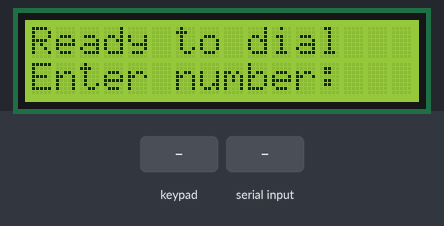
The sketch below on a simulated Arduino Uno, built with avr-gcc and run on an emulated ATmega328P. Shown: 16×2 character LCD. The inputs (shaded band) are chosen by the test bench. The modem accepts every AT command (registered, SIM ready, sends succeed) and sends nothing else; what the sketch prints to the serial monitor is not drawn.

Above: at 9.4 s.
9.5 s: keypad keys 4 5 6 7 A pressed 0.4 s apart
At 12.1 s:
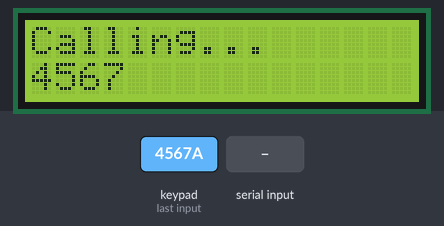
13.0 s: key 'A' pressed
At 13.6 s:
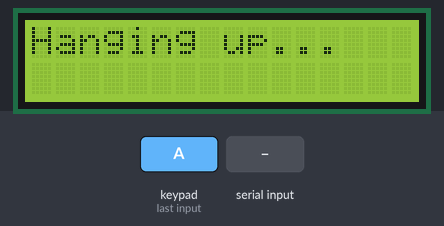
16.0 s: "RING" received over the second serial link
At 18.1 s:
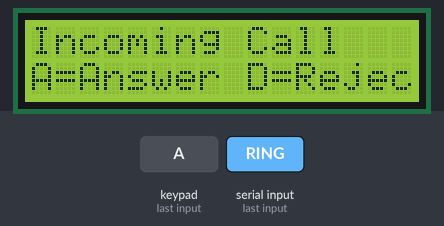
18.5 s: keypad keys 8 9 1 0 1 1 A pressed 0.4 s apart
At 22.5 s:
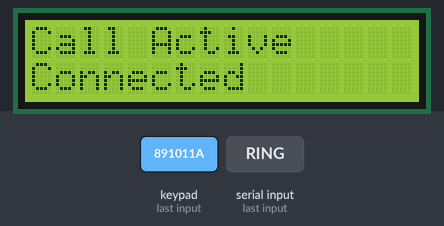
23.4 s: "ERROR" received over the second serial link
At 25.0 s:
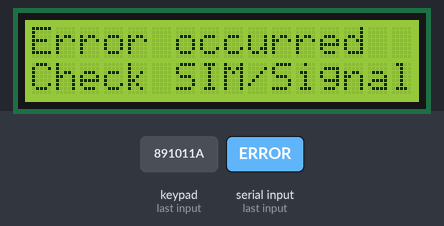
25.9 s: "NO CARRIER" received over the second serial link
At 29.0 s:
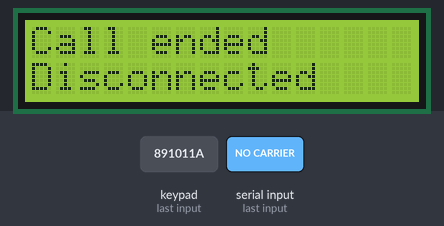
Timing chart, 0 to 30.5 s (numbered marks = the images above; inputs shaded):
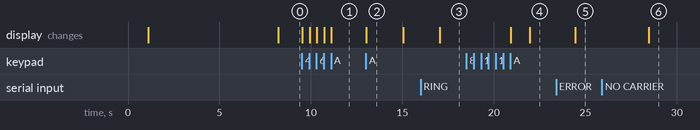

Measured:
- after the input at 9.5 s, the display: first changes at once (image 1 shows a later state)
- after the input at 13.0 s, the display: changes at once (image 2)
- after the input at 16.0 s, the display: changes after 1.0 s (image 3)
- after the input at 18.5 s, the display: first changes after 2.4 s (image 4 shows a later state)
- after the input at 23.4 s, the display: changes after 1.0 s (image 5)
- after the input at 25.9 s, the display: changes after 2.6 s (image 6)
- what the display in image 2 shows lasts 2.0 s, from 13.0 s to 15.0 s

The sketch:

Sim800L_LCD_call.ino
```cpp
/*
* This code illstrtates how the SIM800L module  can be used for making and receiving calls
* SIM800L Audio Connections:
* SPK+ -----> Speaker positive terminal
* SPK- -----> Speaker negative terminal
* MIC+ -----> Microphone positive (with bias resistor ~10kΩ to VCC)
* MIC- -----> Microphone negative
* AGND -----> Audio ground (connect to main ground)
*/
#include <SoftwareSerial.h>
#include <LiquidCrystal_I2C.h>
#include <Keypad.h>

// SIM800L module pins
SoftwareSerial sim800l(2, 3);  // RX, TX pins

// LCD setup (I2C address 0x27, 16x2 display)
LiquidCrystal_I2C lcd(0x27, 16, 2);

// 4x4 Keypad setup
const byte ROWS = 4;
const byte COLS = 4;
char keys[ROWS][COLS] = {
  { '1', '2', '3', 'A' },
  { '4', '5', '6', 'B' },
  { '7', '8', '9', 'C' },
  { '*', '0', '#', 'D' }
};
byte rowPins[ROWS] = { 4, 5, 6, 7 };    // Connect to the row pinouts of the keypad
byte colPins[COLS] = { 8, 9, 10, 11 };  // Connect to the column pinouts of the keypad
Keypad keypad = Keypad(makeKeymap(keys), rowPins, colPins, ROWS, COLS);

// Variables
String phoneNumber = "";
bool callInProgress = false;
bool incomingCall = false;
String incomingNumber = "";
unsigned long lastKeyTime = 0;
const unsigned long DISPLAY_TIMEOUT = 30000;  // 30 seconds timeout

void setup() {
  // Initialize serial communications
  Serial.begin(9600);
  sim800l.begin(9600);

  // Initialize LCD
  lcd.init();
  lcd.backlight();
  lcd.setCursor(0, 0);
  lcd.print("Phone Dialer");
  lcd.setCursor(0, 1);
  lcd.print("Initializing...");

  delay(1000);

  // Initialize SIM800L module
  initSIM800L();

  // Display ready message
  lcd.clear();
  lcd.setCursor(0, 0);
  lcd.print("Ready to dial");
  lcd.setCursor(0, 1);
  lcd.print("Enter number:");
}

void loop() {
  char key = keypad.getKey();

  if (key) {
    lastKeyTime = millis();
    handleKeyPress(key);
  }

  // Handle SIM800L responses
  if (sim800l.available()) {
    String response = sim800l.readString();
    Serial.println("SIM800L: " + response);
    handleSIMResponse(response);
  }

  // Clear display after timeout if no call in progress
  if (!callInProgress && phoneNumber.length() == 0 && millis() - lastKeyTime > DISPLAY_TIMEOUT && lastKeyTime > 0) {
    lcd.clear();
    lcd.setCursor(0, 0);
    lcd.print("Ready to dial");
    lcd.setCursor(0, 1);
    lcd.print("Enter number:");
    lastKeyTime = 0;
  }
}

void initSIM800L() {
  lcd.setCursor(0, 1);
  lcd.print("Checking SIM...");

  // Test AT command
  sim800l.println("AT");
  delay(1000);

  // Check SIM card status
  sim800l.println("AT+CPIN?");
  delay(1000);

  // Check network registration
  sim800l.println("AT+CREG?");
  delay(1000);

  // Check signal quality
  sim800l.println("AT+CSQ");
  delay(1000);

  // Set to text mode for better compatibility
  sim800l.println("AT+CMGF=1");
  delay(1000);

  // Enable caller ID
  sim800l.println("AT+CLIP=1");
  delay(1000);

  // Set ring indicator
  sim800l.println("AT+CRSL=1");
  delay(1000);

  lcd.setCursor(0, 1);
  lcd.print("SIM Ready      ");
}

void handleKeyPress(char key) {
  if (incomingCall) {
    // Handle incoming call
    switch (key) {
      case 'A':  // Answer call
        answerCall();
        break;

      case 'D':  // Reject call
        rejectCall();
        break;
    }
  } else if (!callInProgress) {
    switch (key) {
      case '0':
      case '1':
      case '2':
      case '3':
      case '4':
      case '5':
      case '6':
      case '7':
      case '8':
      case '9':
      case '*':
      case '#':
        // Add digit to phone number
        if (phoneNumber.length() < 11) {  // Limit phone number length
          phoneNumber += key;
          updateDisplay();
        }
        break;

      case 'A':  // Call button
        if (phoneNumber.length() > 0) {
          makeCall();
        }
        break;

      case 'B':  // Backspace
        if (phoneNumber.length() > 0) {
          phoneNumber.remove(phoneNumber.length() - 1);
          updateDisplay();
        }
        break;

      case 'C':  // Clear
        phoneNumber = "";
        updateDisplay();
        break;

      case 'D':  // Cancel/Hang up
        phoneNumber = "";
        updateDisplay();
        break;
    }
  } else {
    // Call in progress - only allow hang up
    if (key == 'D' || key == 'A') {
      hangUpCall();
    }
  }
}

void updateDisplay() {
  if (incomingCall) {
    lcd.clear();
    lcd.setCursor(0, 0);
    lcd.print("Incoming Call");
    lcd.setCursor(0, 1);
    if (incomingNumber.length() > 0) {
      lcd.print(incomingNumber.substring(0, 16));  // Show up to 16 chars
    } else {
      lcd.print("Unknown Number");
    }
    return;
  }

  lcd.clear();
  if (phoneNumber.length() == 0) {
    lcd.setCursor(0, 0);
    lcd.print("Ready to dial");
    lcd.setCursor(0, 1);
    lcd.print("Enter number:");
  } else {
    lcd.setCursor(0, 0);
    lcd.print("Number:");
    lcd.setCursor(0, 1);
    lcd.print(phoneNumber);

    // Show instructions on second line if number is short
    if (phoneNumber.length() <= 8) {
      lcd.setCursor(phoneNumber.length(), 1);
      lcd.print(" A=Call");
    }
  }
}

void makeCall() {
  lcd.clear();
  lcd.setCursor(0, 0);
  lcd.print("Calling...");
  lcd.setCursor(0, 1);
  lcd.print(phoneNumber);

  // Send call command to SIM800L
  String callCommand = "ATD" + phoneNumber + ";";
  sim800l.println(callCommand);

  callInProgress = true;

  Serial.println("Making call to: " + phoneNumber);
}

void hangUpCall() {
  lcd.clear();
  lcd.setCursor(0, 0);
  lcd.print("Hanging up...");

  // Send hang up command
  sim800l.println("ATH");

  delay(2000);

  callInProgress = false;
  phoneNumber = "";
  incomingCall = false;
  incomingNumber = "";
  updateDisplay();

  Serial.println("Call ended");
}

// Answer incoming call
void answerCall() {
  lcd.clear();
  lcd.setCursor(0, 0);
  lcd.print("Answering...");

  sim800l.println("ATA");  // Answer call command

  incomingCall = false;
  callInProgress = true;

  delay(1000);

  lcd.clear();
  lcd.setCursor(0, 0);
  lcd.print("Call Active");
  lcd.setCursor(0, 1);
  if (incomingNumber.length() > 0) {
    lcd.print(incomingNumber.substring(0, 16));
  } else {
    lcd.print("Connected");
  }

  Serial.println("Call answered");
}

// Reject incoming call
void rejectCall() {
  lcd.clear();
  lcd.setCursor(0, 0);
  lcd.print("Rejecting call...");

  sim800l.println("ATH");  // Hang up command

  delay(2000);

  incomingCall = false;
  incomingNumber = "";
  callInProgress = false;

  updateDisplay();

  Serial.println("Call rejected");
}

void handleSIMResponse(String response) {
  response.trim();

  if (response.indexOf("RING") != -1) {
    // Incoming call detected
    if (!callInProgress && !incomingCall) {
      incomingCall = true;
      Serial.println("Incoming call detected");

      lcd.clear();
      lcd.setCursor(0, 0);
      lcd.print("Incoming Call");
      lcd.setCursor(0, 1);
      lcd.print("A=Answer D=Reject");
    }
  } else if (response.indexOf("+CLIP:") != -1) {
    // Caller ID information
    int startQuote = response.indexOf('"');
    int endQuote = response.indexOf('"', startQuote + 1);
    if (startQuote != -1 && endQuote != -1) {
      incomingNumber = response.substring(startQuote + 1, endQuote);
      Serial.println("Incoming from: " + incomingNumber);
      if (incomingCall) {
        updateDisplay();  // Update display with caller ID
      }
    }
  } else if (response.indexOf("OK") != -1) {
    Serial.println("Command executed successfully");
  } else if (response.indexOf("ERROR") != -1) {
    lcd.clear();
    lcd.setCursor(0, 0);
    lcd.print("Error occurred");
    lcd.setCursor(0, 1);
    lcd.print("Check SIM/Signal");
    delay(3000);

    if (!callInProgress && !incomingCall) {
      updateDisplay();
    }
  } else if (response.indexOf("NO CARRIER") != -1 || response.indexOf("BUSY") != -1 || response.indexOf("NO ANSWER") != -1) {
    lcd.clear();
    lcd.setCursor(0, 0);
    lcd.print("Call ended");

    if (response.indexOf("BUSY") != -1) {
      lcd.setCursor(0, 1);
      lcd.print("Line busy");
    } else if (response.indexOf("NO ANSWER") != -1) {
      lcd.setCursor(0, 1);
      lcd.print("No answer");
    } else {
      lcd.setCursor(0, 1);
      lcd.print("Disconnected");
    }

    delay(3000);
    callInProgress = false;
    incomingCall = false;
    incomingNumber = "";
    phoneNumber = "";
    updateDisplay();
  } else if (response.indexOf("+CREG:") != -1) {
    // Network registration status
    if (response.indexOf(",1") != -1 || response.indexOf(",5") != -1) {
      Serial.println("Network registered");
    } else {
      Serial.println("Network not registered");
    }
  } else if (response.indexOf("+CSQ:") != -1) {
    // Signal quality response
    Serial.println("Signal quality: " + response);
  }
}

// Function to display current status (can be called for debugging)
void displayStatus() {
  Serial.println("=== Status ===");
  Serial.println("Phone Number: " + phoneNumber);
  Serial.println("Call in Progress: " + String(callInProgress));
  Serial.println("Incoming Call: " + String(incomingCall));
  Serial.println("Incoming Number: " + incomingNumber);
  Serial.println("=============");
}
```
